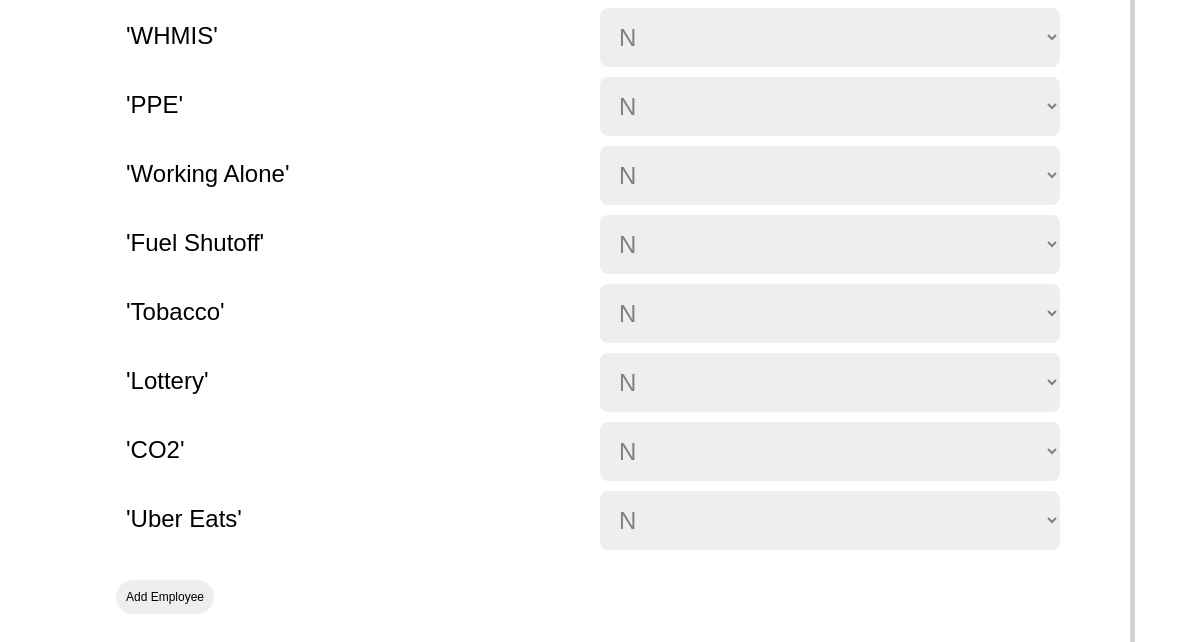
Before: /addemployee (signed in, lower part) with the older database file.
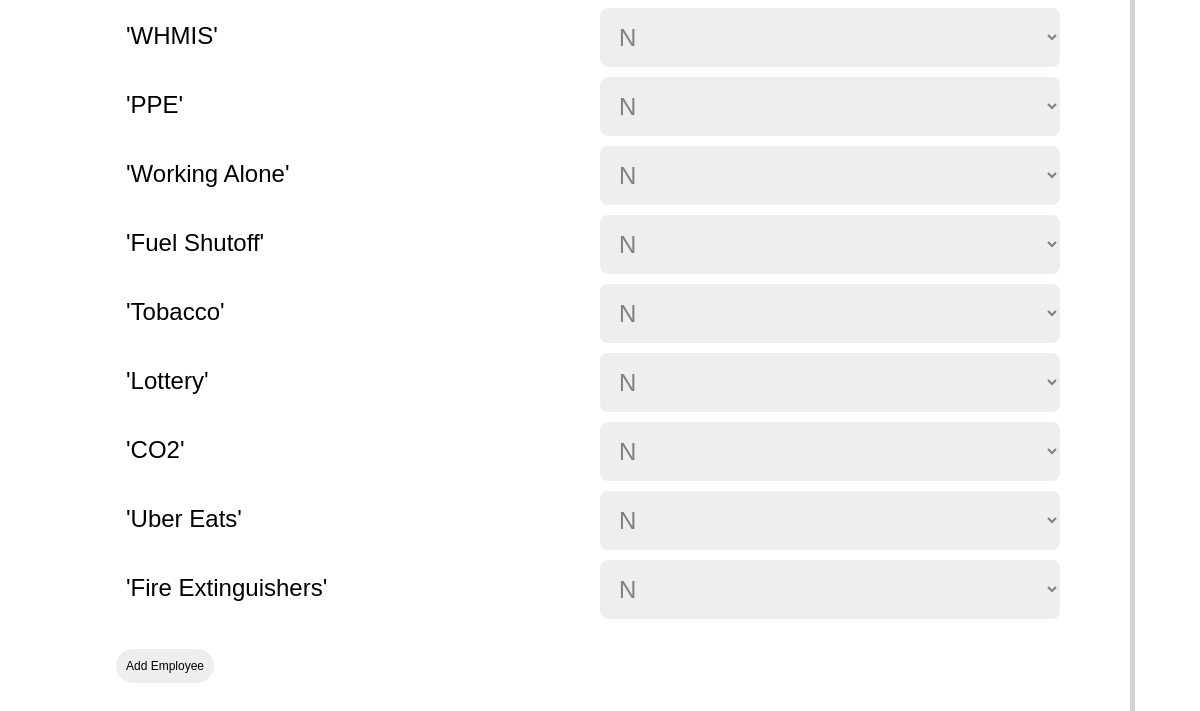
After: the same page with the newer database file.
### flaskblog/__init__.py (models this page shows)
class Course(db.Model):
    id = db.Column(db.Integer(), primary_key=True)
    name = db.Column(db.String(100), nullable=False)
    def __str__(self):
        return '%r' % (self.name)

### flaskblog/routes.py (the view, shortened to what this page needs)
@app.route("/addemployee", methods=['GET', 'POST'])
@login_required
def addemployee():
    form = EmployeeForm()
    course = Course.query.all()
    return render_template('employee.html', title='Employee Information', form=form, course=course)

### flaskblog/templates/employee.html (shortened to what this page needs)
{% extends "layout.html" %}
{% block content%}
    <div   class="form-container">
    <form method = "POST" action  = "" enctype="multipart/form-data" class = "form-hrinfo">
        <div> {{form.sunavail(class = "form", placeholder="Sunday Availability")}}
        </div>
         {% for course in course %}
            <div class = "formtitle"> {{  course }}  </div>
             <select class="form"name = "completed">
                <option value = "n">N</option>
            </select>
            {% endfor %}
            <div>
            {{form.submit(class_="hrbutton")}}
            </div>
    </form>
</div>
{% endblock content %}

Changed rows visible on the page:
added Course: name "'Fire Extinguishers'"
